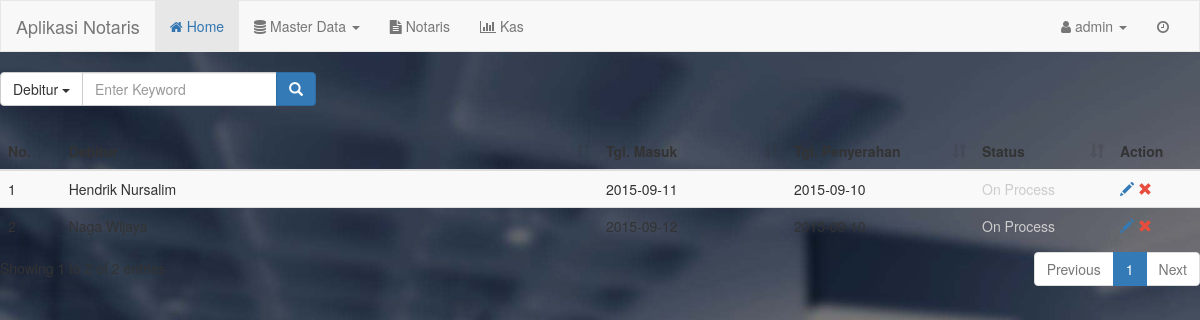
The app's page /admin/modules/notaris/body_home.php (signed in) with its own data.
### tables this page shows
CREATE TABLE `tb_notaris` (
  `uid` int(11) NOT NULL,
  `id_debitur` int(11) NOT NULL,
  `id_reff_order` int(11) NOT NULL,
  `id_kar_pemberkasan` int(11) NOT NULL,
  `id_kar_input` int(11) NOT NULL,
  `id_kar_lapangan` int(11) NOT NULL,
  `status` enum('0','1') NOT NULL,
  `tgl_masuk` date NOT NULL,
  `total_penerimaan` double NOT NULL,
  `tgl_penyerahan` date NOT NULL,
  `tgl_selesai` date NOT NULL
);

CREATE TABLE `tb_profil` (
  `uid` int(11) NOT NULL,
  `fullname` varchar(100) NOT NULL,
  `gender` enum('L','P') NOT NULL,
  `birthdate` date NOT NULL,
  `address` text NOT NULL,
  `city` varchar(100) NOT NULL,
  `country` varchar(120) NOT NULL,
  `phone1` varchar(20) NOT NULL,
  `phone2` varchar(20) NOT NULL,
  `email` varchar(100) NOT NULL
);

### admin/modules/notaris/body_home.php (the view, shortened to what this page needs)
<?php include "header.php"; ?>
<?php
	$condition = null;
	$query = "
		select a.uid as idNotaris, a.status, a.tgl_masuk, a.tgl_penyerahan, a.tgl_selesai,
		b.fullname as debiturName, e.fullname as pemberkasanName, f.fullname as karInput, g.fullname as karLapangan
		from tb_notaris a
		left join tb_debitur c on a.id_debitur = c.uid
		left join tb_karyawan d on a.id_kar_pemberkasan = d.uid
		left join tb_karyawan d1 on a.id_kar_input = d1.uid
		left join tb_karyawan d2 on a.id_kar_lapangan = d2.uid
		left join tb_profil b on c.profil_id = b.uid
		left join tb_profil e on d.profil_id = e.uid
		left join tb_profil f on d1.profil_id = f.uid
		left join tb_profil g on d2.profil_id = g.uid
		$condition
	";
	$sql = mysql_query($query);
?>
<form class="form-inline" role="form" method="get" action="main.php">
	<div class="row">
	  	<div class="col-lg-6">
			<div class="input-group">
		      <div class="input-group-btn">
		        <button type="button" class="btn btn-default dropdown-toggle" data-toggle="dropdown">Debitur <span class="caret"></span></button>
		      </div>
		      <input type="text" name="s" class="form-control" id="textSearch" placeholder="Enter Keyword">
		      <span class="input-group-btn">
		        <button class="btn btn-primary" type="submit"><span class="glyphicon glyphicon-search"></span></button>
		      </span>
		    </div>
		</div>
	</div>
</form>
<br>
<div class="table-responsive">
<table id="example2" class="table table-striped table-hover mytable">
	<thead>
		<tr>
			<th width="10px">No.</th>
			<th>Debitur</th>
			<th width="150px">Tgl. Masuk</th>
			<th width="150px">Tgl. Penyerahan</th>
			<th width="100px">Status</th>
			<th width="50px">Action</th>
		</tr>
	</thead>
	<?php
		$i = 1;
		while ($data = mysql_fetch_assoc($sql)) {
			$tglSelesai = date('d M Y', strtotime($data['tgl_selesai']));
	?>
	<tr>
		<td><?php echo $i; ?></td>
		<td><?php echo $data['debiturName']; ?></td>
		<td><?php echo $data['tgl_masuk']; ?></td>
		<td><?php echo $data['tgl_penyerahan']; ?></td>
		<td><?php echo ($data['status'] == "0") ? "<font color=#ccc>On Process</font>" : "<font color='#0099ff' class='finish_status' id='example' data-toggle='tooltip' data-placement='top' title='Tgl.Selesai $tglSelesai'>Finish</font>" ?></td>
		<td class="menu-table">
			<a href="main.php?module=notaris&menu=update&idNotaris=<?php echo $data['idNotaris'] ?>" title="Edit"><span class="glyphicon glyphicon-pencil"></span></a>
			<a href="#" class="link-modal" id="delete" data-id="<?php echo $data['idNotaris'] ?>" title="Delete"><span class="glyphicon glyphicon-remove red"></span></a>
		</td>
	</tr>
	<?php $i++; } ?>
</table>
</div>
<?php include "footer.php" ?>

### admin/header.php (shortened to what this page needs)
<?php
	$home_url = "http://localhost/notarisfemira/admin/main.php";
?>
<!DOCTYPE html>
<html lang="en">
  <head>
    <link href="../css/bootstrap.min.css" rel="stylesheet">
    <link rel="stylesheet" href="../plugins/datatables/dataTables.bootstrap.css">
	<link rel="stylesheet" href="https://maxcdn.bootstrapcdn.com/font-awesome/4.4.0/css/font-awesome.min.css">
    <link href="style.css" rel="stylesheet">
	<link id="bsdp-css" href="../css/bootstrap-datepicker3.css" rel="stylesheet">
	<link href="../css/select2.css" rel="stylesheet" />
	<link href="../css/select2-bootstrap.css" rel="stylesheet" />
  </head>
  <body <?php echo (!isset($_GET['module']))? 'style="background: url(resources/bg.jpg); background-size:cover;"' : ''; ?>>
    <nav class="navbar navbar-default" role="navigation" style="border-radius:0px">
	  <div class="container-fluid">
	    <div class="navbar-header">
	      <a class="navbar-brand" href="#"></span>Aplikasi Notaris</a>
	    </div>
	    <div class="collapse navbar-collapse" id="bs-example-navbar-collapse-1">
	      <ul class="nav navbar-nav">
	        <li class="<?php echo (!@$_GET['module'])? "active":""; ?>"><a href="<?php echo $home_url; ?>"><span class="fa fa-home"></span> Home</a></li>
	        <li class="dropdown <?php echo (@$_GET['module'] == "karyawan" || @$_GET['module'] == "debitur" || @$_GET['module'] == "order" || @$_GET['module'] == "berkas")? "active":""; ?>">
	          <a href="#" class="dropdown-toggle" data-toggle="dropdown"><span class="fa fa-database"></span> Master Data <b class="caret"></b></a>
	        </li>
			<li class="<?php echo (@$_GET['module'] == "notaris")? "active":""; ?>"><a href="<?php echo $home_url; ?>?module=notaris&menu=home"><span class="fa fa-file-text"></span> Notaris</a></li>
			<li class="<?php echo (@$_GET['module'] == "laporan")? "active":""; ?>"><a href="<?php echo $home_url; ?>?module=kas&menu=home"><span class="fa fa-bar-chart"></span> Kas</a></li>
	      </ul>
	      <ul class="nav navbar-nav navbar-right">
	        <li class="dropdown <?php echo (@$_GET['module'] == "setting")? "active":""; ?>">
	          <a href="#" class="dropdown-toggle" data-toggle="dropdown" role="button" aria-haspopup="true" aria-expanded="false">
	          	<span class="fa fa-user"></span> <?php echo $_SESSION['username']; ?> <b class="caret"></b>
	          </a>
	        </li>
	        <li>
	        	<p class="navbar-text"><span class="fa fa-clock-o"></span> <abbr title="Last login info"><?php echo $_SESSION['last_login']; ?></abbr></p>
	        </li>
	      </ul>
	    </div>
	  </div>
	</nav>

### admin/footer.php (shortened to what this page needs)
  </body>
</html>

### admin/style.css (style rules this page uses)
.red { color : #e74c3c; }
.navbar-default .navbar-nav>.active>a, .navbar-default .navbar-nav>.active>a:hover, .navbar-default .navbar-nav>.active>a:focus { color: #3276b1; }

### records on screen
tb_notaris: tb_profil.fullname "Hendrik Nursalim", tgl_masuk "2015-09-11", tgl_penyerahan "2015-09-10", status "On Process"
tb_notaris: tb_profil.fullname "Naga Wijaya", tgl_masuk "2015-09-12", tgl_penyerahan "2015-09-10", status "On Process"

### other values on screen
$_SESSION['username'] "admin"
